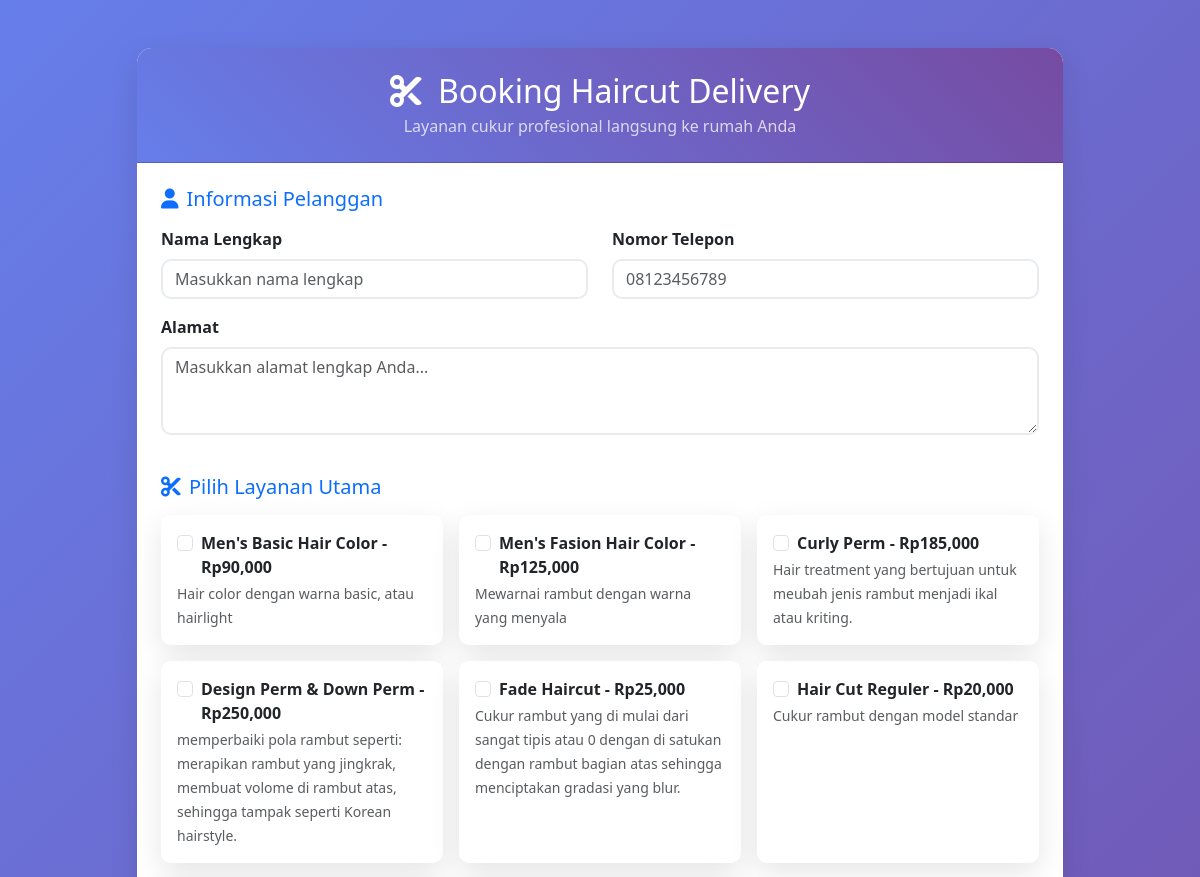
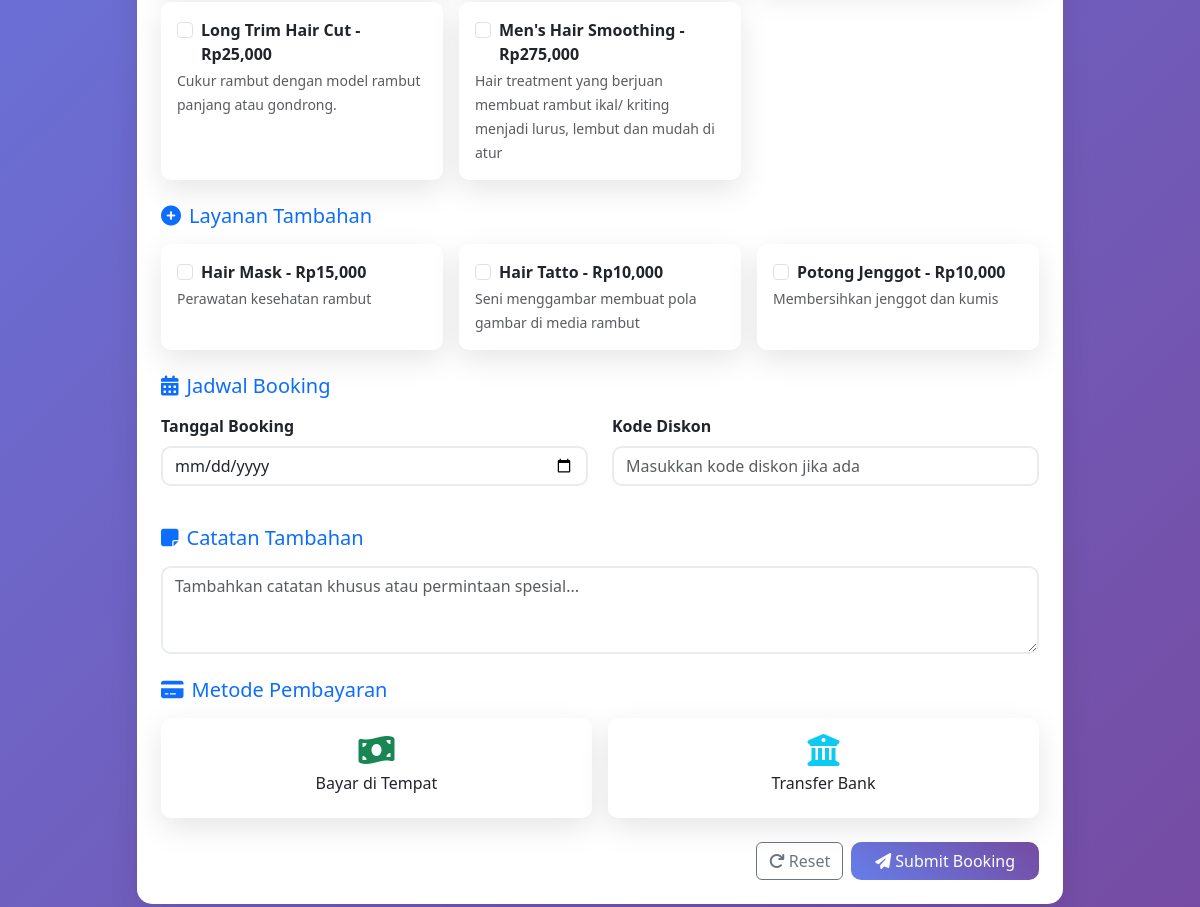
/booking.php (signed in), run on the app's committed database (2 pictures, top to bottom).
### tables this page shows
CREATE TABLE `layanan` (
  `id_layanan` varchar(36) NOT NULL,
  `nama_layanan` varchar(50) DEFAULT NULL,
  `kategori` varchar(30) DEFAULT NULL,
  `harga_layanan` int(11) DEFAULT NULL,
  `deskripsi` text DEFAULT NULL,
  `gambar` varchar(255) NOT NULL
);

### booking.php (the view, shortened to what this page needs)
<?php
require_once 'koneksi.php';
$layanan_utama = mysqli_query($koneksi, "SELECT * FROM layanan WHERE kategori != 'Layanan Tambahan' ORDER BY kategori, nama_layanan");
$layanan_tambahan = mysqli_query($koneksi, "SELECT * FROM layanan WHERE kategori = 'Layanan Tambahan' ORDER BY kategori, nama_layanan");
?>
<!DOCTYPE html>
<html lang="id">
<head>
  <link href="https://cdnjs.cloudflare.com/ajax/libs/bootstrap/5.3.0/css/bootstrap.min.css" rel="stylesheet">
  <link rel="stylesheet" href="https://cdnjs.cloudflare.com/ajax/libs/font-awesome/6.4.0/css/all.min.css" />
</head>
<body>
<div class="container py-5">
  <div class="row justify-content-center">
    <div class="col-lg-10">
      <div class="card">
        <div class="card-header text-white text-center py-4">
          <h2 class="mb-1"><i class="fas fa-cut me-3"></i>Booking Haircut Delivery</h2>
          <p class="mb-0 opacity-75">Layanan cukur profesional langsung ke rumah Anda</p>
        </div>
        <div class="card-body p-4">
          <form action="Controller/booking_controller.php" method="POST">
            <div class="mb-4">
              <h5 class="text-primary mb-3">
                <i class="fas fa-user me-2"></i>Informasi Pelanggan
              </h5>
              <div class="row">
                <div class="col-md-6 mb-3">
                  <label for="nama" class="form-label fw-semibold">Nama Lengkap</label>
                  <input type="text" class="form-control" id="nama" name="nama" placeholder="Masukkan nama lengkap" required>
                </div>
                <div class="col-md-6 mb-3">
                  <label for="telepon" class="form-label fw-semibold">Nomor Telepon</label>
                  <input type="tel" class="form-control" id="telepon" name="telepon" placeholder="08123456789" required>
                </div>
                  <div class="col-md-12 mb-3">
                    <label for="alamat" class="form-label fw-semibold">Alamat</label>
                    <textarea class="form-control" name="alamat" id="alamat" rows="3" placeholder="Masukkan alamat lengkap Anda..." required></textarea>
                  </div>
              </div>
            </div>
            <div class="mb-4">
              <h5 class="text-primary mb-3">
                <i class="fas fa-scissors me-2"></i>Pilih Layanan Utama
              </h5>
              <div class="row g-3">
                <?php while ($row = mysqli_fetch_assoc($layanan_utama)): ?>
                  <div class="col-md-4">
                    <div class="card service-card h-100" onclick="toggleService(this, '<?= $row['id_layanan'] ?>')">
                      <div class="card-body">
                        <div class="form-check">
                          <input class="form-check-input" type="checkbox" name="layanan[]" id="<?= $row['id_layanan'] ?>" value="<?= $row['nama_layanan'] ?>">
                          <label class="form-check-label fw-semibold" for="<?= $row['id_layanan'] ?>">
                            <?= $row['nama_layanan'] ?> - Rp<?= number_format($row['harga_layanan']) ?>
                          </label>
                        </div>
                        <small class="text-muted"><?= $row['deskripsi'] ?></small>
                      </div>
                    </div>
                  </div>
                <?php endwhile; ?>
              </div>
            </div>
            <div class="mb-4">
              <h5 class="text-primary mb-3">
                <i class="fas fa-plus-circle me-2"></i>Layanan Tambahan
              </h5>
              <div class="row g-3">
                <?php while ($row = mysqli_fetch_assoc($layanan_tambahan)): ?>
                  <div class="col-md-4">
                    <div class="card service-card h-100" onclick="toggleService(this, '<?= $row['id_layanan'] ?>')">
                      <div class="card-body">
                        <div class="form-check">
                          <input class="form-check-input" type="checkbox" name="layanan_tambahan[]" id="<?= $row['id_layanan'] ?>" value="<?= $row['nama_layanan'] ?>">
                          <label class="form-check-label fw-semibold" for="<?= $row['id_layanan'] ?>">
                            <?= $row['nama_layanan'] ?> - Rp<?= number_format($row['harga_layanan']) ?>
                          </label>
                        </div>
                        <small class="text-muted"><?= $row['deskripsi'] ?></small>
                      </div>
                    </div>
                  </div>
                <?php endwhile; ?>
              </div>
            </div>
            <div class="mb-4">
              <h5 class="text-primary mb-3">
                <i class="fas fa-calendar-alt me-2"></i>Jadwal Booking
              </h5>
              <div class="row">
                <div class="col-md-6 mb-3">
                  <label for="tanggal" class="form-label fw-semibold">Tanggal Booking</label>
                  <input type="date" class="form-control" id="tanggal" name="tanggal" required>
                </div>
                <div class="col-md-6 mb-3">
                  <label for="diskon" class="form-label fw-semibold">Kode Diskon</label>
                  <input type="text" class="form-control" id="diskon" name="diskon" placeholder="Masukkan kode diskon jika ada">
                </div>
              </div>
            </div>
            <div class="mb-4">
              <h5 class="text-primary mb-3">
                <i class="fas fa-sticky-note me-2"></i>Catatan Tambahan
              </h5>
              <textarea class="form-control" id="catatan" name="catatan" rows="3" placeholder="Tambahkan catatan khusus atau permintaan spesial..."></textarea>
            </div>
            <div class="mb-4">
              <h5 class="text-primary mb-3">
                <i class="fas fa-credit-card me-2"></i>Metode Pembayaran
              </h5>
              <div class="row g-3">
                <div class="col-md-6">
                  <div class="card service-card text-center" onclick="selectPayment(this, 'cod')">
                    <div class="card-body">
                      <i class="fas fa-money-bill-wave fa-2x text-success mb-2"></i>
                      <h6 class="card-title">Bayar di Tempat</h6>
                    </div>
                  </div>
                </div>
                <div class="col-md-6">
                  <div class="card service-card text-center" onclick="selectPayment(this, 'transfer')">
                    <div class="card-body">
                      <i class="fas fa-university fa-2x text-info mb-2"></i>
                      <h6 class="card-title">Transfer Bank</h6>
                    </div>
                  </div>
                </div>
              </div>
            </div>
            <div class="d-flex gap-2 justify-content-end">
              <button type="reset" class="btn btn-outline-secondary">
                <i class="fas fa-redo me-1"></i>Reset
              </button>
              <button type="submit" class="btn btn-primary px-4">
                <i class="fas fa-paper-plane me-1"></i>Submit Booking
              </button>
            </div>
          </form>
        </div>
      </div>
    </div>
  </div>
</div>
</body>
</html>

### booking.php (style rules this page uses)
body { background: linear-gradient(135deg, #667eea 0%, #764ba2 100%); min-height: 100vh; }
.card { border: none; border-radius: 15px; box-shadow: 0 10px 30px rgba(0,0,0,0.1); }
.card-header { background: linear-gradient(45deg, #667eea, #764ba2); border-radius: 15px 15px 0 0 !important; }
.form-control, .form-select { border-radius: 10px; border: 2px solid #e9ecef; }
.btn-primary { background: linear-gradient(45deg, #667eea, #764ba2); border: none; border-radius: 10px; }
.service-card { cursor: pointer; transition: all 0.3s ease; border-radius: 10px; }

### data on the page
layanan: nama_layanan "Men's Basic Hair Color", harga_layanan "90,000", deskripsi "Hair color dengan warna basic, atau hairlight"
layanan: nama_layanan "Men's Fasion Hair Color", harga_layanan "125,000", deskripsi "Mewarnai rambut dengan warna yang menyala"
layanan: nama_layanan "Curly Perm", harga_layanan "185,000", deskripsi "Hair treatment yang bertujuan untuk meubah jenis rambut menjadi ikal atau kriting."
layanan: nama_layanan "Design Perm & Down Perm", harga_layanan "250,000", deskripsi "memperbaiki pola rambut seperti: merapikan rambut yang jingkrak, membuat volome di rambut atas, sehingga tampak seperti Korean hairstyle."
layanan: nama_layanan "Fade Haircut", harga_layanan "25,000", deskripsi "Cukur rambut yang di mulai dari sangat tipis atau 0 dengan di satukan dengan rambut bagian atas sehingga menciptakan gradasi yang blur."
layanan: nama_layanan "Hair Cut Reguler", harga_layanan "20,000", deskripsi "Cukur rambut dengan model standar"
layanan: nama_layanan "Long Trim Hair Cut", harga_layanan "25,000", deskripsi "Cukur rambut dengan model rambut panjang atau gondrong."
layanan: nama_layanan "Men's Hair Smoothing", harga_layanan "275,000", deskripsi "Hair treatment yang berjuan membuat rambut ikal/ kriting menjadi lurus, lembut dan mudah di atur"
layanan: nama_layanan "Hair Mask", harga_layanan "15,000", deskripsi "Perawatan kesehatan rambut"
layanan: nama_layanan "Hair Tatto", harga_layanan "10,000", deskripsi "Seni menggambar membuat pola gambar di media rambut"
layanan: nama_layanan "Potong Jenggot", harga_layanan "10,000", deskripsi "Membersihkan jenggot dan kumis"
